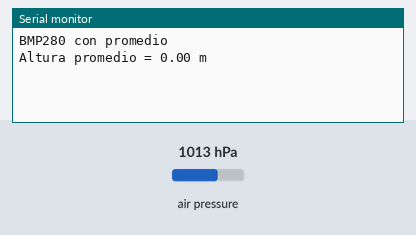
Bench run of a sketch on a simulated Arduino Uno, built with avr-gcc and run on an emulated ATmega328P. On the bench: the last lines printed to the serial monitor. Inputs (shaded band) come from the test bench; at power-on: air pressure 1013 hPa.

Above: at 1.2 s.
1.3 s: air pressure set to 952 hPa
At 2.4 s:
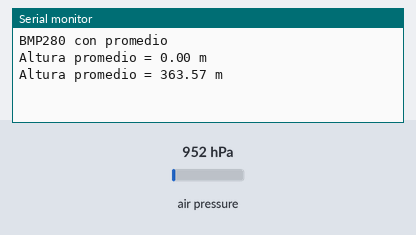
2.8 s: air pressure set to 975 hPa
At 3.7 s:
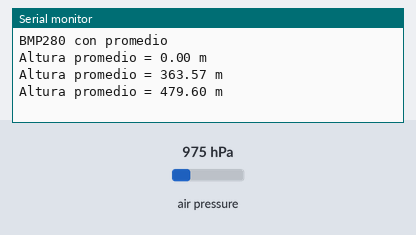
Timing chart, 0 to 5.8 s (numbered marks = the images above; inputs shaded):
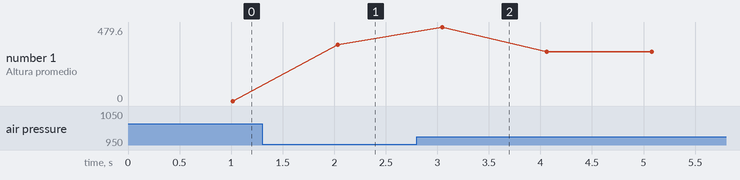

Measured:
- after the input at 1.3 s, the serial monitor: prints a new line after 0.73 s (image 1)
- after the input at 2.8 s, the serial monitor: prints a new line after 0.25 s (image 2)
- plotted number 1: 0 → 363.57 after the input at 1.3 s, 363.57 → 320.47 after the input at 2.8 s

The sketch:

BMP280-prom.ino
```cpp
/***************************************************************************
 Altímetro Nibus - Lectura de altitud con promedio para mayor precisión.
 Este programa promedia varias lecturas por segundo del BMP280 para
 reducir ruido y obtener una altitud más precisa.
 ***************************************************************************/

#include <Wire.h>
#include <Adafruit_BMP280.h>

Adafruit_BMP280 bmp; // Comunicación I2C

float initialAltitude = 0;
float altitude = 0;

// Configuración de promedio
const int numReadings = 10;  // Lecturas por ciclo
float pressureReference = 1028.1; // hPa (ajustar según condiciones locales)

void setup() {
  Serial.begin(9600);
  while (!Serial) delay(100);
  Serial.println(F("BMP280 con promedio"));

  unsigned status = bmp.begin();
  if (!status) {
    Serial.println("ERROR: No se encontró el sensor");
    while (1) delay(10);
  }

  // Lectura inicial para fijar altitud base
  initialAltitude = bmp.readAltitude(pressureReference);
}

void loop() {
  float sum = 0;

  for (int i = 0; i < numReadings; i++) {
    sum += bmp.readAltitude(pressureReference);
    delay(1000 / numReadings);  // Distribuir las lecturas en 1 segundo
  }

  altitude = (sum / numReadings) - initialAltitude;

  Serial.print(F("Altura promedio = "));
  Serial.print(altitude);
  Serial.println(" m");
}
```
